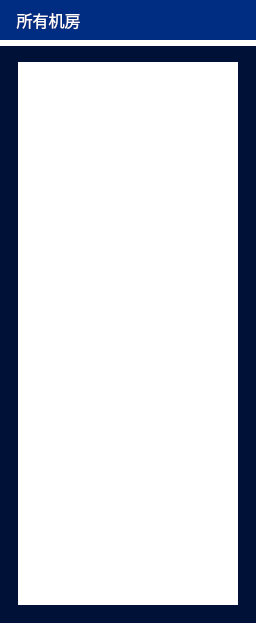
<?xml version="1.0" encoding="UTF-8"?>
<ui version="4.0">
 <class>DT_RommListWidget</class>
 <widget class="QWidget" name="DT_RommListWidget">
  <property name="geometry">
   <rect>
    <x>0</x>
    <y>0</y>
    <width>256</width>
    <height>623</height>
   </rect>
  </property>
  <property name="minimumSize">
   <size>
    <width>256</width>
    <height>0</height>
   </size>
  </property>
  <property name="font">
   <font>
    <family>微软雅黑</family>
    <pointsize>12</pointsize>
   </font>
  </property>
  <property name="windowTitle">
   <string>Form</string>
  </property>
  <property name="styleSheet">
   <string notr="true">background-color: rgb(255, 255, 255);</string>
  </property>
  <layout class="QGridLayout" name="gridLayout_3">
   <property name="leftMargin">
    <number>0</number>
   </property>
   <property name="topMargin">
    <number>0</number>
   </property>
   <property name="rightMargin">
    <number>0</number>
   </property>
   <property name="bottomMargin">
    <number>0</number>
   </property>
   <item row="0" column="0">
    <widget class="QLabel" name="label">
     <property name="enabled">
      <bool>true</bool>
     </property>
     <property name="minimumSize">
      <size>
       <width>236</width>
       <height>40</height>
      </size>
     </property>
     <property name="font">
      <font>
       <family>微软雅黑</family>
       <pointsize>12</pointsize>
      </font>
     </property>
     <property name="styleSheet">
      <string notr="true">background-color: rgb(0,45,130);
color: rgb(255, 255, 255);

</string>
     </property>
     <property name="text">
      <string>    所有机房</string>
     </property>
    </widget>
   </item>
   <item row="1" column="0">
    <widget class="QWidget" name="widget" native="true">
     <property name="palette">
      <palette>
       <active>
        <colorrole role="Button">
         <brush brushstyle="SolidPattern">
          <color alpha="255">
           <red>0</red>
           <green>17</green>
           <blue>55</blue>
          </color>
         </brush>
        </colorrole>
        <colorrole role="Base">
         <brush brushstyle="SolidPattern">
          <color alpha="255">
           <red>0</red>
           <green>17</green>
           <blue>55</blue>
          </color>
         </brush>
        </colorrole>
        <colorrole role="Window">
         <brush brushstyle="SolidPattern">
          <color alpha="255">
           <red>0</red>
           <green>17</green>
           <blue>55</blue>
          </color>
         </brush>
        </colorrole>
       </active>
       <inactive>
        <colorrole role="Button">
         <brush brushstyle="SolidPattern">
          <color alpha="255">
           <red>0</red>
           <green>17</green>
           <blue>55</blue>
          </color>
         </brush>
        </colorrole>
        <colorrole role="Base">
         <brush brushstyle="SolidPattern">
          <color alpha="255">
           <red>0</red>
           <green>17</green>
           <blue>55</blue>
          </color>
         </brush>
        </colorrole>
        <colorrole role="Window">
         <brush brushstyle="SolidPattern">
          <color alpha="255">
           <red>0</red>
           <green>17</green>
           <blue>55</blue>
          </color>
         </brush>
        </colorrole>
       </inactive>
       <disabled>
        <colorrole role="Button">
         <brush brushstyle="SolidPattern">
          <color alpha="255">
           <red>0</red>
           <green>17</green>
           <blue>55</blue>
          </color>
         </brush>
        </colorrole>
        <colorrole role="Base">
         <brush brushstyle="SolidPattern">
          <color alpha="255">
           <red>0</red>
           <green>17</green>
           <blue>55</blue>
          </color>
         </brush>
        </colorrole>
        <colorrole role="Window">
         <brush brushstyle="SolidPattern">
          <color alpha="255">
           <red>0</red>
           <green>17</green>
           <blue>55</blue>
          </color>
         </brush>
        </colorrole>
       </disabled>
      </palette>
     </property>
     <property name="styleSheet">
      <string notr="true">background-color: rgb(0,17,55);</string>
     </property>
     <layout class="QGridLayout" name="gridLayout_2">
      <property name="leftMargin">
       <number>18</number>
      </property>
      <property name="topMargin">
       <number>16</number>
      </property>
      <property name="rightMargin">
       <number>18</number>
      </property>
      <property name="bottomMargin">
       <number>18</number>
      </property>
      <item row="0" column="0">
       <widget class="QGroupBox" name="groupBox">
        <property name="styleSheet">
         <string notr="true">border:none;
background-color: rgb(255, 255, 255);</string>
        </property>
        <property name="title">
         <string/>
        </property>
        <layout class="QGridLayout" name="gridLayout">
         <property name="leftMargin">
          <number>9</number>
         </property>
         <item row="0" column="0">
          <widget class="QListWidget" name="listWidget_roomList">
           <property name="focusPolicy">
            <enum>Qt::NoFocus</enum>
           </property>
           <property name="contextMenuPolicy">
            <enum>Qt::CustomContextMenu</enum>
           </property>
           <property name="styleSheet">
            <string notr="true">QListWidget::Item{	
	padding-top:10px;
	padding-bottom:10px;
}
QListWidget{font:10pt;}
</string>
           </property>
           <property name="editTriggers">
            <set>QAbstractItemView::EditKeyPressed</set>
           </property>
           <property name="showDropIndicator" stdset="0">
            <bool>false</bool>
           </property>
           <property name="selectionMode">
            <enum>QAbstractItemView::SingleSelection</enum>
           </property>
           <property name="selectionBehavior">
            <enum>QAbstractItemView::SelectRows</enum>
           </property>
           <property name="resizeMode">
            <enum>QListView::Fixed</enum>
           </property>
           <property name="spacing">
            <number>5</number>
           </property>
           <property name="viewMode">
            <enum>QListView::ListMode</enum>
           </property>
           <property name="selectionRectVisible">
            <bool>true</bool>
           </property>
           <property name="currentRow">
            <number>-1</number>
           </property>
          </widget>
         </item>
        </layout>
       </widget>
      </item>
     </layout>
    </widget>
   </item>
  </layout>
 </widget>
 <resources/>
 <connections/>
</ui>
